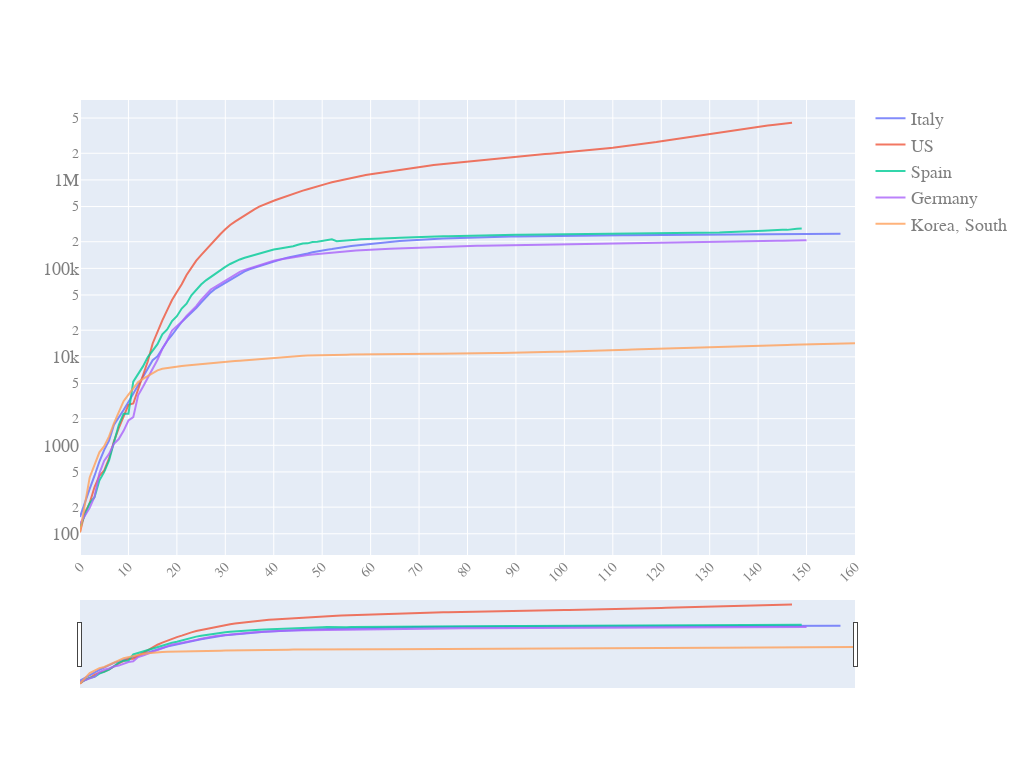

Here is the notebook cell this chart was saved with:
### Code cell
quick_plot(df_analyse.date,
          df_analyse.iloc[:,3:-1],
          y_scale= 'log',
          slider = True)

### Figure 1 — Plotly figure (JSON) as saved in the notebook; plotly's stock layout.template omitted (floating-point values rounded to 4 significant figures; data arrays with more than 128 entries replaced by an {"elided": "..."} marker saying what was removed)
{"data": [{"name": "Italy", "opacity": 0.8, "type": "scatter", "x": {"elided": "161 int values"}, "y": {"elided": "161 int values"}}, {"name": "US", "opacity": 0.8, "type": "scatter", "x": {"elided": "161 int values"}, "y": {"elided": "161 int values"}}, {"name": "Spain", "opacity": 0.8, "type": "scatter", "x": {"elided": "161 int values"}, "y": {"elided": "161 int values"}}, {"name": "Germany", "opacity": 0.8, "type": "scatter", "x": {"elided": "161 int values"}, "y": {"elided": "161 int values"}}, {"name": "Korea, South", "opacity": 0.8, "type": "scatter", "x": {"elided": "161 int values"}, "y": {"elided": "161 int values"}}], "layout": {"autosize": true, "font": {"color": "#7f7f7f", "family": "PT Sans, monospace", "size": 18}, "height": 768, "width": 1024, "xaxis": {"nticks": 20, "rangeslider": {"visible": true}, "tickangle": -45, "tickfont": {"color": "#7f7f7f", "size": 14}}, "yaxis": {"type": "log"}}}
